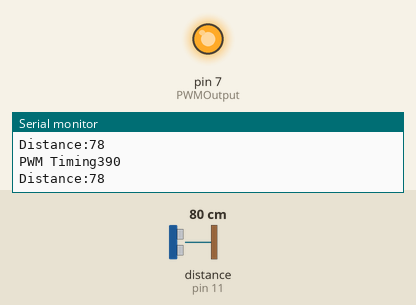
This sketch was run on a simulated Arduino Uno, built with avr-gcc and run on an emulated ATmega328P. Shown: output pins drawn as LEDs (lit = HIGH), the last lines printed to the serial monitor. Wiring (inferred from the names in the program): ultrasonic range finder: trigger pin 12; echo pin 11. The inputs (shaded band) are chosen by the test bench; at power-on: distance to the obstacle (sensor on pin 11) 80 cm. The echo pulse lasts 58.3 µs per cm; pins used as bus, display or sensor lines are not drawn.

Above: at 1.2 s.
1.3 s: distance to the obstacle (sensor on pin 11) set to 30 cm
4.3 s: distance to the obstacle (sensor on pin 11) set to 25 cm
At 5.4 s:
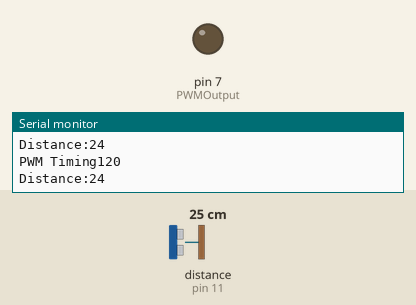
5.8 s: distance to the obstacle (sensor on pin 11) set to 35 cm
At 7.1 s:
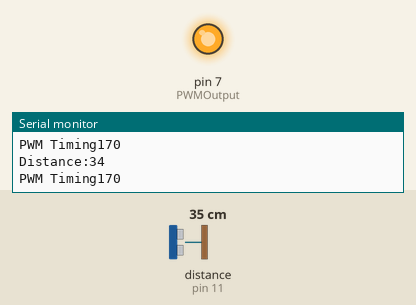
8.8 s: distance to the obstacle (sensor on pin 11) set to 2 cm
At 9.3 s:
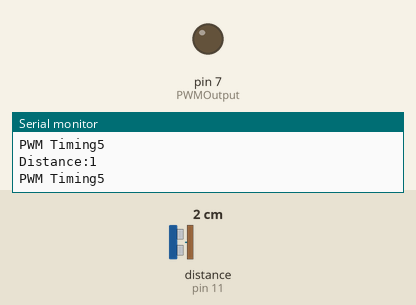
Timing chart, 0 to 11.3 s (numbered marks = the images above; inputs shaded):
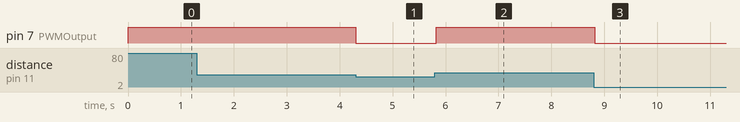

The sketch:

Ultrasonic_PWM.ino
```cpp
//define pins for ultrasonic sensor
const int trigPin = 12;
const int echoPin = 11;

//defines pins for PWM signal output
const int PWMOutput = 7;

//defines other variables
long duration;
int distance;
int pwmnum;
void setup() {
  // put your setup code here, to run once:
  pinMode(PWMOutput, OUTPUT);
  pinMode(trigPin, OUTPUT);
  pinMode(echoPin, INPUT);
  Serial.begin(9600);
}

void loop() {
  // Clears TrigPin
  digitalWrite(trigPin,LOW);
  delayMicroseconds(2);

  //Sets trigpin on high state for 10 microseconds
  digitalWrite(trigPin,HIGH);
  delayMicroseconds(10);
  digitalWrite(trigPin, LOW);

  //Reads Echopin for timing for feedback
  duration = pulseIn(echoPin, HIGH);

  //Calculating Distance
  distance= duration*0.034/2;

  //Calculating PWM signal timing
  pwmnum= distance*5;

  //Driving PWM signal
  analogWrite(PWMOutput , pwmnum);

  //Printing distance and PWM values
  Serial.print("Distance:");
  Serial.println(distance);
  Serial.print("PWM Timing");
  Serial.println(pwmnum);
}
```

Measured:
- the behaviour switches between 27 and 26 cm on distance to the obstacle (sensor on pin 11) (found by bisection; images 0 and 1)
- after the input at 4.3 s, pin 7 (PWMOutput): HIGH → LOW at once
- after the input at 5.8 s, pin 7 (PWMOutput): LOW → HIGH at once
- after the input at 8.8 s, pin 7 (PWMOutput): HIGH → LOW at once
